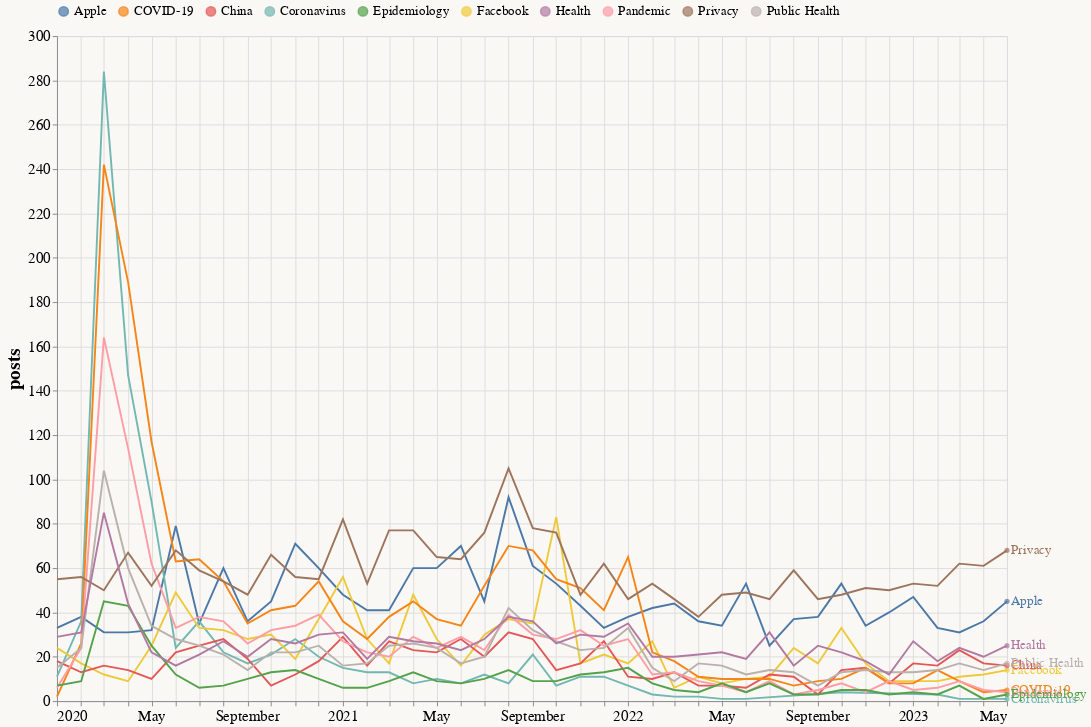

The code cell stored with this chart in its notebook:
### Code cell
timeseries_chart(timeseries(down_topics))

### Figure 1 — Vega-Lite specification as saved in the notebook (floating-point values rounded to 4 significant figures; data arrays with more than 128 entries replaced by an {"elided": "..."} marker saying what was removed)
{"arc": {"fill": "#30a2da"}, "area": {"fill": "#30a2da"}, "axis": {"domainColor": "#cbcbcb", "grid": true, "gridColor": "#cbcbcb", "gridWidth": 1, "labelColor": "#999", "labelFontSize": 24, "labelPadding": 4, "tickColor": "#cbcbcb", "tickSize": 10, "titleColor": "#333", "titleFontSize": 24, "titlePadding": 10}, "axisBand": {"grid": false}, "background": "#faf8f4", "bar": {"binSpacing": 2, "fill": "#30a2da", "stroke": null}, "group": {"fill": "#f0f0f0"}, "legend": {"labelColor": "#333", "labelFontSize": 14, "padding": 1, "symbolSize": 30, "symbolType": "square", "titleColor": "#333", "titleFontSize": 16, "titlePadding": 20}, "line": {"stroke": "#30a2da", "strokeWidth": 2}, "path": {"stroke": "#30a2da", "strokeWidth": 0.5}, "point": {"filled": true, "shape": "circle"}, "range": {"category": ["#30a2da", "#fc4f30", "#e5ae38", "#6d904f", "#8b8b8b", "#b96db8", "#ff9e27", "#56cc60", "#52d2ca", "#52689e", "#545454", "#9fe4f8"], "diverging": ["#cc0020", "#e77866", "#f6e7e1", "#d6e8ed", "#91bfd9", "#1d78b5"], "heatmap": ["#d6e8ed", "#cee0e5", "#91bfd9", "#549cc6", "#1d78b5"]}, "rect": {"fill": "#30a2da"}, "shape": {"stroke": "#30a2da"}, "title": {"anchor": "start", "fontSize": 24, "fontWeight": 400, "offset": 20}, "layer": [{"mark": {"type": "line"}, "encoding": {"color": {"field": "topic", "legend": {"direction": "horizontal", "labelFontSize": 14, "legendX": 100, "legendY": 40, "orient": "top", "title": ""}, "type": "nominal"}, "x": {"field": "date", "type": "temporal"}, "y": {"field": "posts", "type": "quantitative"}}}, {"mark": {"type": "circle"}, "encoding": {"color": {"field": "topic", "legend": {"direction": "horizontal", "labelFontSize": 14, "legendX": 100, "legendY": 40, "orient": "top", "title": ""}, "type": "nominal"}, "x": {"field": "last_date['date']", "type": "temporal"}, "y": {"field": "last_date['posts']", "type": "quantitative"}}, "transform": [{"aggregate": [{"op": "argmax", "field": "date", "as": "last_date"}], "groupby": ["topic"]}]}, {"mark": {"type": "text", "align": "left", "dx": 4, "fontSize": 14}, "encoding": {"color": {"field": "topic", "legend": {"direction": "horizontal", "labelFontSize": 14, "legendX": 100, "legendY": 40, "orient": "top", "title": ""}, "type": "nominal"}, "text": {"field": "topic", "type": "nominal"}, "x": {"field": "last_date['date']", "type": "temporal"}, "y": {"field": "last_date['posts']", "type": "quantitative"}}, "transform": [{"aggregate": [{"op": "argmax", "field": "date", "as": "last_date"}], "groupby": ["topic"]}]}], "config": {"axis": {"labelFontSize": 16, "titleFontSize": 20}}, "data": {"name": "data-218ff5d5505f1a2822cb7c9efd2d4992"}, "encoding": {"x": {"axis": {"title": ""}, "title": "date"}, "y": {"title": "posts"}}, "height": 700, "width": 1000, "$schema": "https://vega.github.io/schema/vega-lite/v5.17.0.json", "datasets": {"data-218ff5d5505f1a2822cb7c9efd2d4992": {"elided": "403 records"}}}
